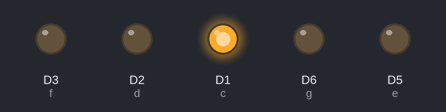
Simulated run of this sketch. Board: ESP8266 (NodeMCU). Shown: output pins drawn as LEDs (lit = HIGH).

Above: at 0.5 s.
At 3.5 s:
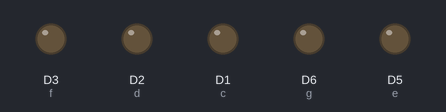
At 4.5 s:
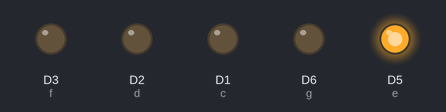
At 6.5 s:
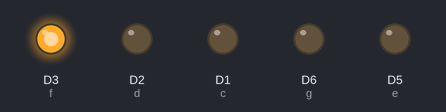
At 8.5 s:
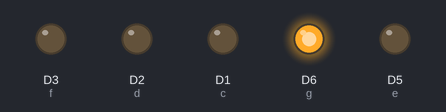
At 12.5 s:
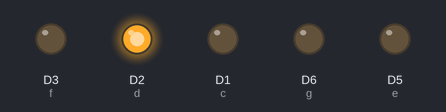
Timing chart, 0 to 13.0 s (numbered marks = the images above):
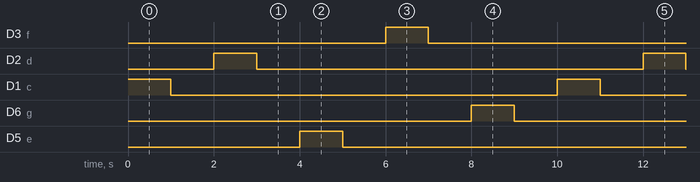

Measured:
- by itself, D3 (f), D2 (d), D1 (c), D6 (g), D5 (e): alternates HIGH for 1.0 s and LOW for 9.0 s
- by itself, everything shown: repeats every 10.0 s, in 10 steps

The sketch:

logic_level_shift.ino
```cpp
int c = D1;
int d = D2;
int e = D5;
int f = D3;
int g = D6;

void setup() {
  // initialize digital pin LED_BUILTIN as an output.
  pinMode(c, OUTPUT);
  pinMode(d, OUTPUT);
  pinMode(e, OUTPUT);
  pinMode(f, OUTPUT);
  pinMode(g, OUTPUT);
}

// the loop function runs over and over again forever
void loop() {
  digitalWrite(c, HIGH);   // turn the LED on (HIGH is the voltage level)
  delay(1000);                       // wait for a second
  digitalWrite(c, LOW);    // turn the LED off by making the voltage LOW
  delay(1000);                       // wait for a second
  digitalWrite(d, HIGH);   // turn the LED on (HIGH is the voltage level)
  delay(1000);                       // wait for a second
  digitalWrite(d, LOW);    // turn the LED off by making the voltage LOW
  delay(1000);
  digitalWrite(e, HIGH);   // turn the LED on (HIGH is the voltage level)
  delay(1000);                       // wait for a second
  digitalWrite(e, LOW);    // turn the LED off by making the voltage LOW
  delay(1000);
  digitalWrite(f, HIGH);   // turn the LED on (HIGH is the voltage level)
  delay(1000);                       // wait for a second
  digitalWrite(f, LOW);    // turn the LED off by making the voltage LOW
  delay(1000);
  digitalWrite(g, HIGH);   // turn the LED on (HIGH is the voltage level)
  delay(1000);                      // wait for a second
  digitalWrite(g, LOW);    // turn the LED off by making the voltage LOW
  delay(1000);
}
```
